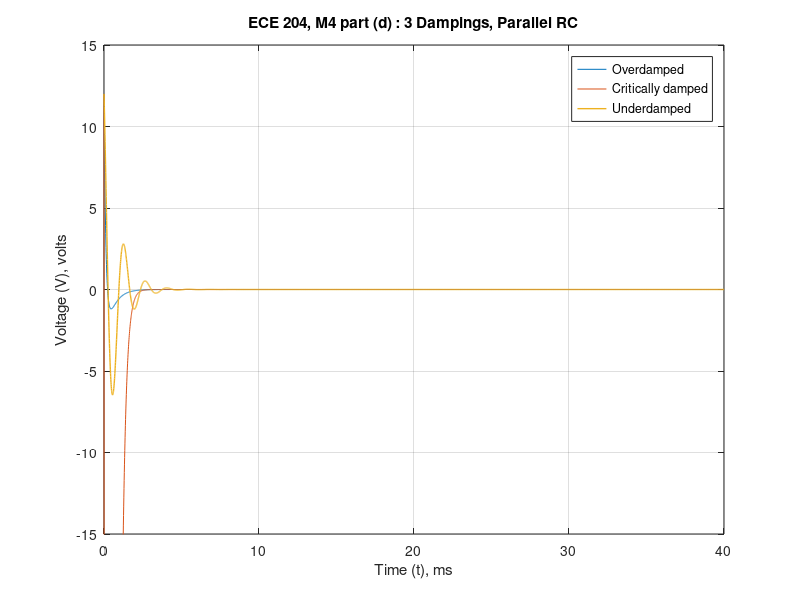

The MATLAB script that drew this image:
% M4
% Daniel Zhang
% 9/20/24

clear
clc
clf

% Question d)

t = linspace(0, 40, 4001); % time array, milliseconds
ts = t/100;

v1 = 16*exp(-800*ts) - 4*exp(-200*ts); % Volts
v2 = 12*exp(-500*ts) - 6000.*t.*exp(-500*ts); % Volts
v3 = exp(-120*ts).*(12*cos(450*ts) - 5.*sin(450*ts)); % Volts

plot(t, v1, t, v2, t, v3, 'LineWidth', 1)
title("ECE 204, M4 part (d) : 3 Dampings, Parallel RC")
xlabel('Time (t), ms')
ylabel('Voltage (V), volts')
ylim([-15,15])

grid on

legend('Overdamped', 'Critically damped', 'Underdamped')